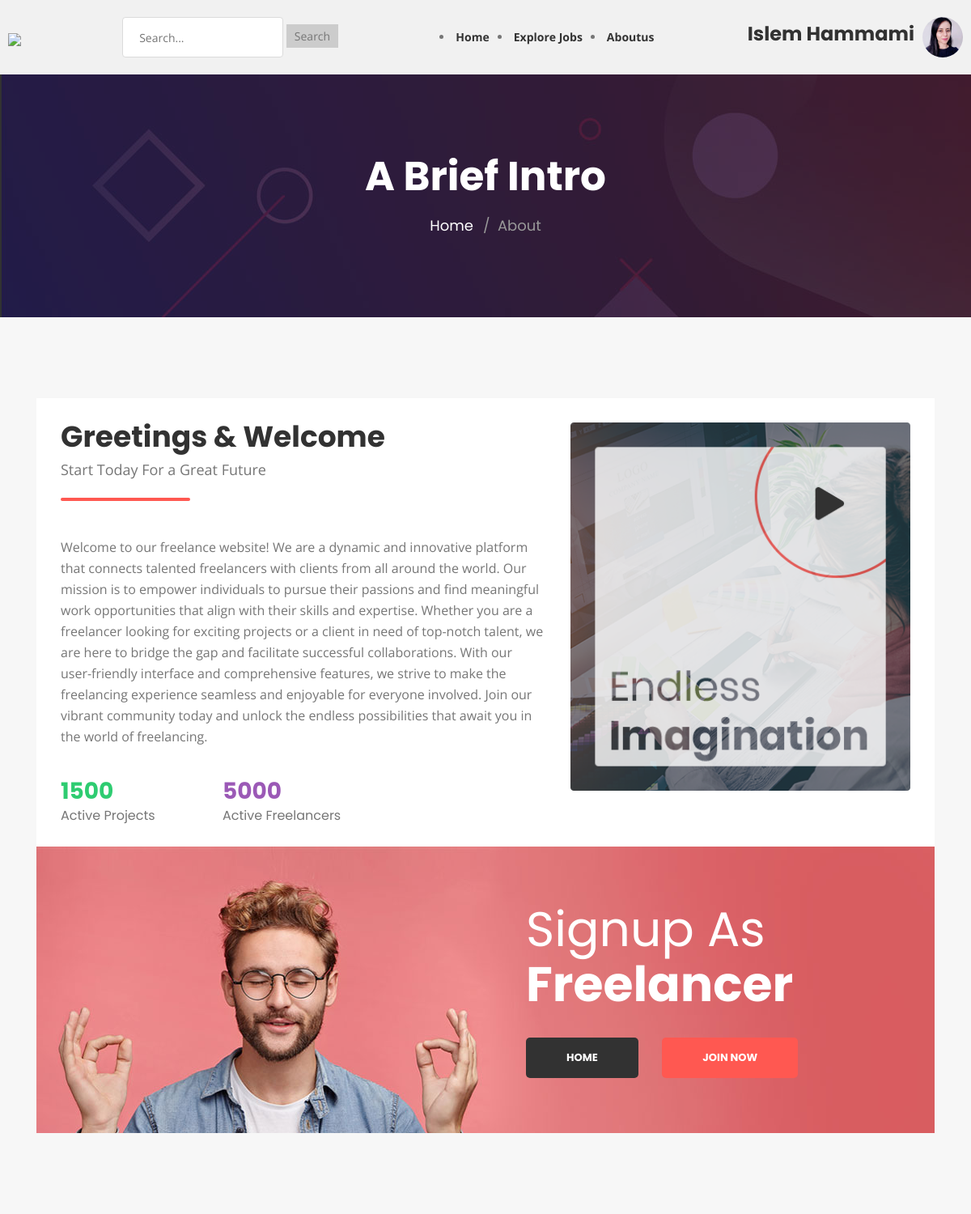
The page /Freelance-Website/aboutpage.php (signed in) on the database its author committed.
### tables this page shows
CREATE TABLE `users` (
  `id` int NOT NULL,
  `username` varchar(255) NOT NULL,
  `password` varchar(255) NOT NULL,
  `email` varchar(255) NOT NULL,
  `created_at` timestamp NOT NULL DEFAULT CURRENT_TIMESTAMP,
  `address` varchar(255) DEFAULT 'not declared',
  `phone_number` varchar(20) DEFAULT 'not declared',
  `additional_info` varchar(255) DEFAULT 'not declared',
  `profile_pic` varchar(255) DEFAULT 'Profile-Icon-SVG-09856789.png',
  `cv` varchar(255) DEFAULT NULL
);

### Freelance-Website/navANDhead.php (the view, shortened to what this page needs)
<?php
require_once('connbd.php');
?>
<!DOCTYPE html>
<html lang="en">
<head>
    <link rel="stylesheet" href="css/navbar.css">
    <link rel="stylesheet" href="css/booksstyle.css">
</head>
<body>
<header>
    <div class="header-container">
        <h1><a href="index.php"><img src="resorses/logo.png" width="190"></a></h1>
        <form method="get" action="search.php" class="search-form">
            <input type="text" name="search" class="search-input" placeholder="Search...">
            <input type="submit" value="Search" class="search-submit">
        </form>
        <nav class="nava">
            <ul>
                <li class="nava"><a href="index.php">Home</a></li>
                <li class="nava"><a href="Climatisation.php">Explore Jobs</a></li>
                <li class="nava"><a href="aboutpage.php">Aboutus</a></li>
            </ul>
        </nav>
        <div class="user-info">
            <h3 class="user-name">
                 <?php
                 if(isset($_SESSION['login'])){
                 $login=$_SESSION['login'];
                    $query = "SELECT * FROM users where username='$login'";
                    $user = $db->query($query)->fetchAll(PDO::FETCH_ASSOC);
                    foreach ($user as $user3):
                    echo $user3['username'];
                    endforeach;}
                    else{
                        echo "Guest";
                    }
                ?>
            </h3>
            <a href="profile.php"><img src="<?php
            if(isset($_SESSION['login'])){
                echo $user3['profile_pic'];
                }
                   else{
                       echo "Profile-Icon-SVG-09856789.png";
                   }
            ?>" alt="Profile photo" class="profile-photo" style="width: 50px;height:50px;" ></a>
        </div>
    </div>
</header>

### Freelance-Website/css/navbar.css (style rules this page uses)
.header-container { display: flex; align-items: center; justify-content: space-between; padding: 10px; background-color: #f1f1f1; }
.header-container h1 { margin: 0; }
.search-form { margin: 0 20px; }
.search-input { padding: 5px; }
.search-submit { padding: 5px 10px; background-color: #ccc; border: none; cursor: pointer; }
.nava ul { list-style-type: none; padding: 0; margin: 0; display: flex; }
.nava li { margin-right: 10px; }
.nava a { text-decoration: none; color: #333; font-weight: bold; }
.user-info { display: flex; align-items: center; }
.user-name { margin-right: 10px; }
.profile-photo { width: 30px; height: 30px; border-radius: 50%; }

### Freelance-Website/css/booksstyle.css (style rules this page uses)
a { text-decoration: none; color: #0077FF; }

### Freelance-Website/css/color.css (style rules this page uses)
a, p a, p a:hover, a:hover, a:focus, a:active, .wt-navigation > ul > li:hover > a, .wt-navigation > ul > li.current-menu-item > a, .wt-navarticletab li:hover a, .wt-navarticletab li a.active, .wt-categoriescontent li a:hover, .wt-joinsteps li.wt-active a, .wt-effectivecontent li:hover a, .wt-articlesingle-content .wt-description .wt-blockquotevone q, .wt-filtertag li:hover a, .wt-userlisting-breadcrumb li .wt-clicksave, .wt-clicksave, .wt-qrcodefeat h3 span, .wt-comfollowers ul li:hover a span, .wt-postarticlemeta .wt-following span, .tg-qrcodefeat h3 span { color: #ff5851; }

### Freelance-Website/css/transitions.css (style rules this page uses)
*:after, *:before, p a, a, .wt-socialicons li a, .wt-roundicontext, .wt-roundicontext .wt-usericonholder, .sub-menu, .mega-menu, .wt-article, .wt-article figure img, .wt-speakerimg img, .wt-categoryslidercontent, .wt-filtertag li a i, .wt-userlistinghold, .wt-companysdetails, .wt-companysdetails .wt-companysimg img, .wt-comfollowers ul li, .wt-comfollowers ul li a span, .wt-comfollowers ul li a span img, .wt-articlesuser .wt-particlehold figure img, .wt-project figure img, .wt-usernav, .wt-btn, .wt-particlehold figure img, .wt-main, .wt-offersmessages .wt-ad, .wt-openmenu .wt-usersidebar .wt-companysinfo .wt-title, .wt-openmenu .wt-usersidebar .wt-companysinfo .wt-btnarea, .wt-iconbox i, .wt-tabstitle li, .wt-tablecategories tr, .wt-designimg input[type=radio]+ label img, .wt-designimg input[type=radio]+ label i, .wt-navigation > ul > li > .sub-menu > li.menu-item-has-children .sub-menu li, .wt-navigation > ul > li > .sub-menu > li, .chosen-container-multi .chosen-choices li.search-choice, .wt-dateandmsg span:nth-child(2), .wt-posteditem, .wt-slidernav .wt-prev, .wt-slidernav .wt-next, .wt-btnmenutoggle { -webkit-transition: all 300ms ease-in-out; -moz-transition: all 300ms ease-in-out; -ms-transition: all 300ms ease-in-out; -o-transition: all 300ms ease-in-out; transition: all 300ms ease-in-out; }

### rows shown on the page
users: username "Islem Hammami", profile_pic (picture)
